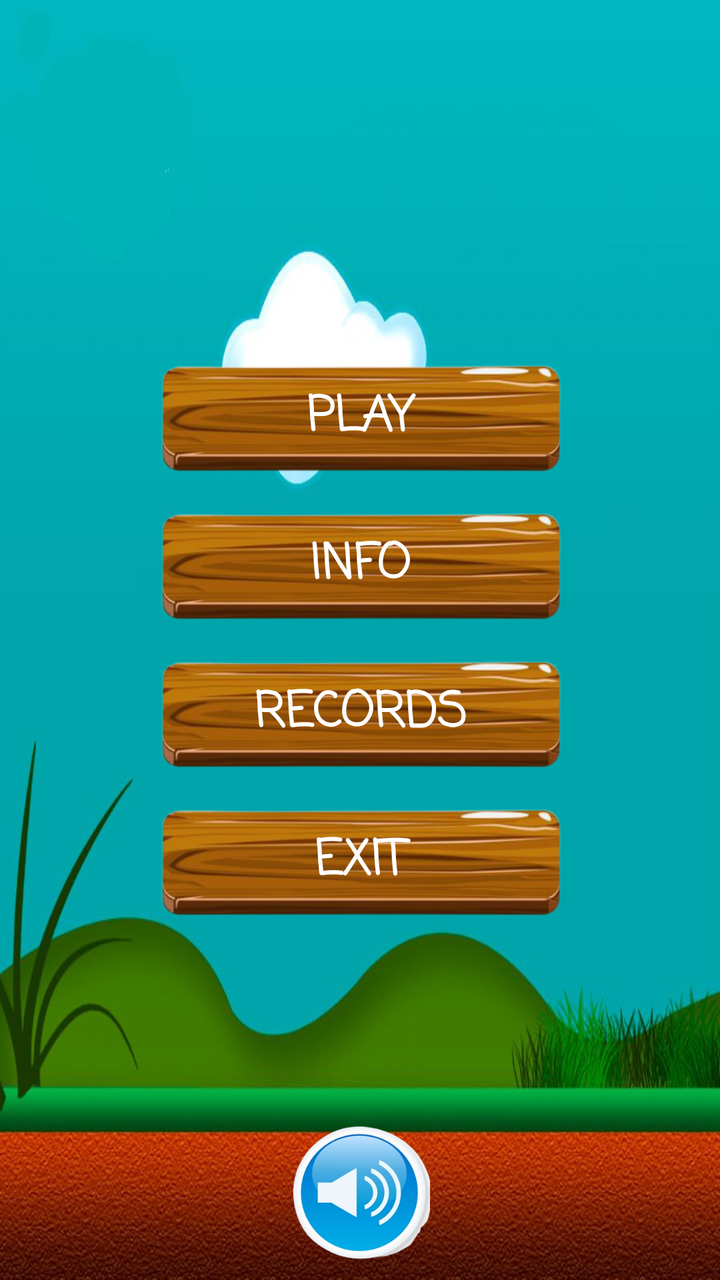
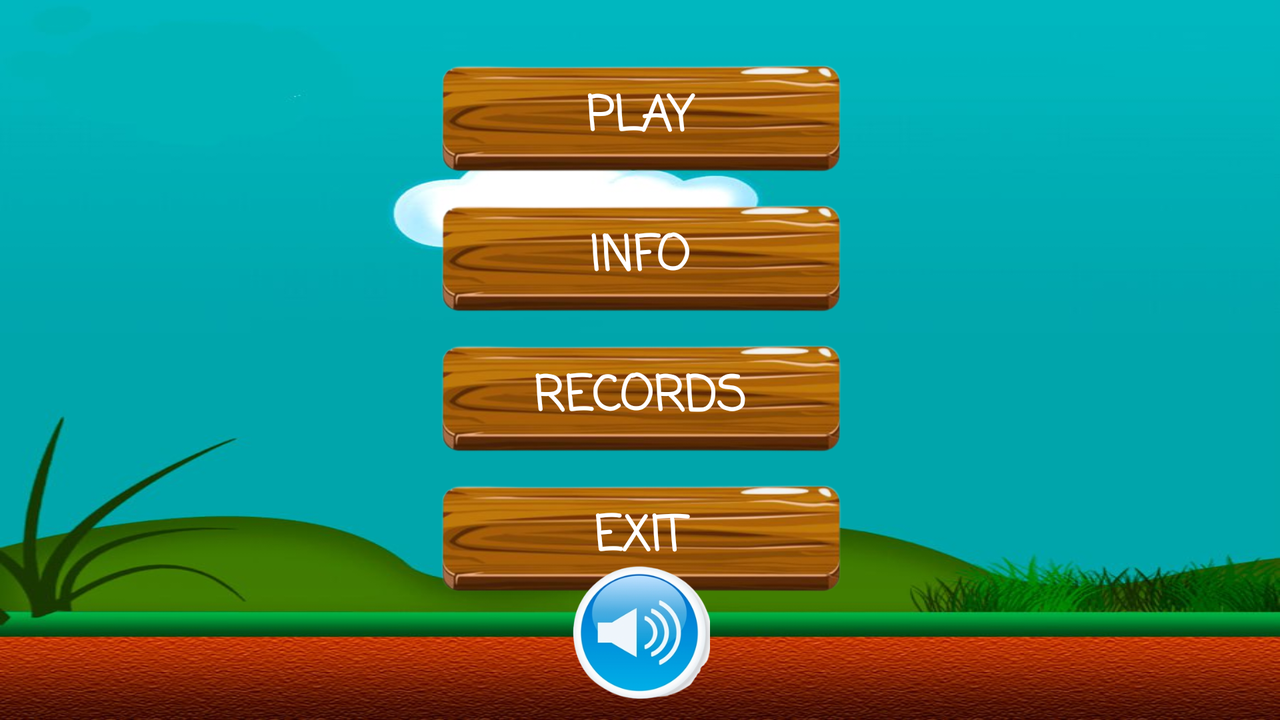

First picture: res/layout/ on a phone held upright. Second picture: the repository's own variant of that layout, on a device whose configuration matches the variant's folder. Source for both follows.
<!-- AndroidManifest.xml: application theme Theme.Puzzle15 -->
<!-- res/layout/activity_main.xml -->
<?xml version="1.0" encoding="utf-8"?>
<FrameLayout xmlns:android="http://schemas.android.com/apk/res/android"
    xmlns:app="http://schemas.android.com/apk/res-auto"
    xmlns:tools="http://schemas.android.com/tools"
    android:layout_width="match_parent"
    android:layout_height="match_parent"
    android:background="@drawable/image"
    tools:context=".MainActivity">

    <ImageView
        android:layout_gravity="bottom|center"
        android:layout_marginBottom="8dp"
        android:id="@+id/music"
        android:layout_width="70dp"
        android:layout_height="70dp"
        android:src="@drawable/volume_button" />

    <LinearLayout
        android:layout_width="match_parent"
        android:layout_height="350dp"
        android:layout_gravity="center"
        android:gravity="center"
        android:orientation="vertical">

        <FrameLayout
            android:layout_width="wrap_content"
            android:layout_height="wrap_content"
            android:layout_margin="2dp">

            <ImageView
                android:layout_width="wrap_content"
                android:layout_height="70dp"
                android:clickable="true"
                android:scaleType="centerInside"

                android:src="@drawable/buttons" />

            <TextView
                android:id="@+id/text_start"
                android:layout_width="200dp"
                android:layout_height="wrap_content"
                android:layout_gravity="center"
                android:fontFamily="casual"
                android:gravity="center"
                android:text="PLAY"
                android:textColor="@color/white"
                android:textSize="24sp"
                android:textStyle="bold" />
        </FrameLayout>

        <FrameLayout
            android:layout_width="wrap_content"
            android:layout_height="wrap_content"
            android:layout_margin="2dp">

            <ImageView
                android:layout_width="wrap_content"
                android:layout_height="70dp"
                android:clickable="true"
                android:scaleType="centerInside"

                android:src="@drawable/buttons" />

            <TextView
                android:id="@+id/text_info"
                android:layout_width="200dp"
                android:layout_height="wrap_content"
                android:layout_gravity="center"
                android:fontFamily="casual"
                android:gravity="center"
                android:text="INFO"
                android:textColor="@color/white"
                android:textSize="24sp"
                android:textStyle="bold" />
        </FrameLayout>

        <FrameLayout
            android:layout_width="wrap_content"
            android:layout_height="wrap_content"
            android:layout_margin="2dp">

            <ImageView
                android:layout_width="wrap_content"
                android:layout_height="70dp"
                android:clickable="true"
                android:scaleType="centerInside"

                android:src="@drawable/buttons" />

            <TextView
                android:id="@+id/text_results"
                android:layout_width="200dp"
                android:layout_height="wrap_content"
                android:layout_gravity="center"
                android:fontFamily="casual"
                android:gravity="center"
                android:text="RECORDS"
                android:textColor="@color/white"
                android:textSize="24sp"
                android:textStyle="bold" />
        </FrameLayout>

        <FrameLayout
            android:layout_width="wrap_content"
            android:layout_height="wrap_content"
            android:layout_margin="2dp">

            <ImageView
                android:layout_width="wrap_content"
                android:layout_height="70dp"
                android:clickable="true"
                android:scaleType="centerInside"

                android:src="@drawable/buttons" />

            <TextView
                android:id="@+id/text_exit"
                android:layout_width="200dp"
                android:layout_height="wrap_content"
                android:layout_gravity="center"
                android:fontFamily="casual"
                android:gravity="center"
                android:text="EXIT"
                android:textColor="@color/white"
                android:textSize="24sp"
                android:textStyle="bold" />
        </FrameLayout>
        
    </LinearLayout>


    


</FrameLayout>
<!-- resources referenced by this layout -->
<resources>
  <!-- drawable buttons: png bitmap (drawable, 61456 bytes) -->
  <!-- drawable image: jpg bitmap (drawable, 58608 bytes) -->
  <!-- drawable volume_button: png bitmap (drawable, 64437 bytes) -->
  <style name="Theme.Puzzle15" parent="Theme.MaterialComponents.DayNight.NoActionBar">
          
          <item name="colorPrimary">@color/purple_500</item>
          <item name="colorPrimaryVariant">@color/purple_700</item>
          <item name="colorOnPrimary">@color/white</item>
          
          <item name="colorSecondary">@color/teal_200</item>
          <item name="colorSecondaryVariant">@color/teal_700</item>
          <item name="colorOnSecondary">@color/black</item>
          
          <item name="android:statusBarColor">?attr/colorPrimaryVariant</item>
          
      </style>
</resources>
<!-- res/layout-land/activity_main.xml (the repository's variant of the layout above) -->
<!-- drawn on the phone turned sideways -->
<?xml version="1.0" encoding="utf-8"?>
<FrameLayout xmlns:android="http://schemas.android.com/apk/res/android"
    android:layout_width="match_parent"
    android:layout_height="match_parent"
    xmlns:tools="http://schemas.android.com/tools"
    android:background="@drawable/image"
    tools:context=".MainActivity">

    <LinearLayout
        android:layout_marginBottom="16dp"
        android:layout_width="match_parent"
        android:layout_height="350dp"
        android:layout_gravity="center"
        android:gravity="center"
        android:orientation="vertical">

        <FrameLayout
            android:layout_width="wrap_content"
            android:layout_height="wrap_content">

            <ImageView
                android:layout_width="wrap_content"
                android:layout_height="70dp"
                android:clickable="true"
                android:scaleType="centerInside"

                android:src="@drawable/buttons" />

            <TextView
                android:id="@+id/text_start"
                android:layout_width="200dp"
                android:layout_height="wrap_content"
                android:layout_gravity="center"
                android:fontFamily="casual"
                android:gravity="center"
                android:text="PLAY"
                android:textColor="@color/white"
                android:textSize="24sp"
                android:textStyle="bold" />
        </FrameLayout>

        <FrameLayout
            android:layout_width="wrap_content"
            android:layout_height="wrap_content">

            <ImageView
                android:layout_width="wrap_content"
                android:layout_height="70dp"
                android:clickable="true"
                android:scaleType="centerInside"

                android:src="@drawable/buttons" />

            <TextView
                android:id="@+id/text_info"
                android:layout_width="200dp"
                android:layout_height="wrap_content"
                android:layout_gravity="center"
                android:fontFamily="casual"
                android:gravity="center"
                android:text="INFO"
                android:textColor="@color/white"
                android:textSize="24sp"
                android:textStyle="bold" />
        </FrameLayout>

        <FrameLayout
            android:layout_width="wrap_content"
            android:layout_height="wrap_content">

            <ImageView
                android:layout_width="wrap_content"
                android:layout_height="70dp"
                android:clickable="true"
                android:scaleType="centerInside"

                android:src="@drawable/buttons" />

            <TextView
                android:id="@+id/text_results"
                android:layout_width="200dp"
                android:layout_height="wrap_content"
                android:layout_gravity="center"
                android:fontFamily="casual"
                android:gravity="center"
                android:text="RECORDS"
                android:textColor="@color/white"
                android:textSize="24sp"
                android:textStyle="bold" />
        </FrameLayout>

        <FrameLayout
            android:layout_width="wrap_content"
            android:layout_height="wrap_content">

            <ImageView
                android:layout_width="wrap_content"
                android:layout_height="70dp"
                android:clickable="true"
                android:scaleType="centerInside"

                android:src="@drawable/buttons" />

            <TextView
                android:id="@+id/text_exit"
                android:layout_width="200dp"
                android:layout_height="wrap_content"
                android:layout_gravity="center"
                android:fontFamily="casual"
                android:gravity="center"
                android:text="EXIT"
                android:textColor="@color/white"
                android:textSize="24sp"
                android:textStyle="bold" />
        </FrameLayout>
        
    </LinearLayout>
    <ImageView
        android:layout_gravity="bottom|center"
        android:layout_marginBottom="8dp"
        android:id="@+id/music"
        android:layout_width="70dp"
        android:layout_height="70dp"
        android:src="@drawable/volume_button" />
    

</FrameLayout>
